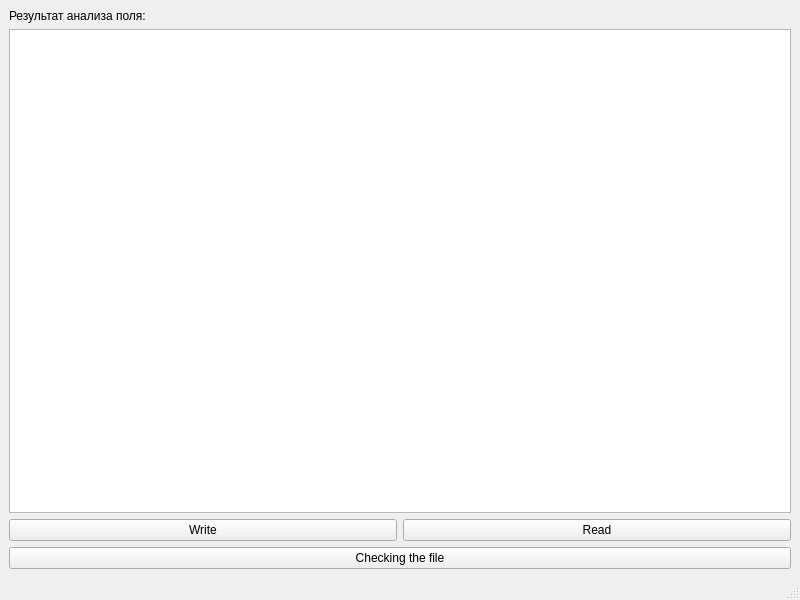
<?xml version="1.0" encoding="UTF-8"?>
<ui version="4.0">
 <class>MainWindow</class>
 <widget class="QMainWindow" name="MainWindow">
  <property name="geometry">
   <rect>
    <x>0</x>
    <y>0</y>
    <width>800</width>
    <height>600</height>
   </rect>
  </property>
  <property name="windowTitle">
   <string>MainWindow</string>
  </property>
  <widget class="QWidget" name="centralwidget">
   <layout class="QVBoxLayout" name="verticalLayout_2">
    <item>
     <widget class="QLabel" name="label">
      <property name="text">
       <string>Результат анализа поля:</string>
      </property>
     </widget>
    </item>
    <item>
     <layout class="QVBoxLayout" name="verticalLayout">
      <item>
       <widget class="QPlainTextEdit" name="plainTextEdit"/>
      </item>
      <item>
       <layout class="QHBoxLayout" name="horizontalLayout">
        <item>
         <widget class="QPushButton" name="pushButton">
          <property name="text">
           <string>Write</string>
          </property>
         </widget>
        </item>
        <item>
         <widget class="QPushButton" name="pushButton_2">
          <property name="text">
           <string>Read</string>
          </property>
         </widget>
        </item>
       </layout>
      </item>
     </layout>
    </item>
    <item>
     <widget class="QPushButton" name="pushButton_3">
      <property name="text">
       <string>Checking the file</string>
      </property>
     </widget>
    </item>
   </layout>
  </widget>
  <widget class="QMenuBar" name="menubar">
   <property name="geometry">
    <rect>
     <x>0</x>
     <y>0</y>
     <width>800</width>
     <height>22</height>
    </rect>
   </property>
  </widget>
  <widget class="QStatusBar" name="statusbar"/>
 </widget>
 <resources/>
 <connections/>
</ui>
